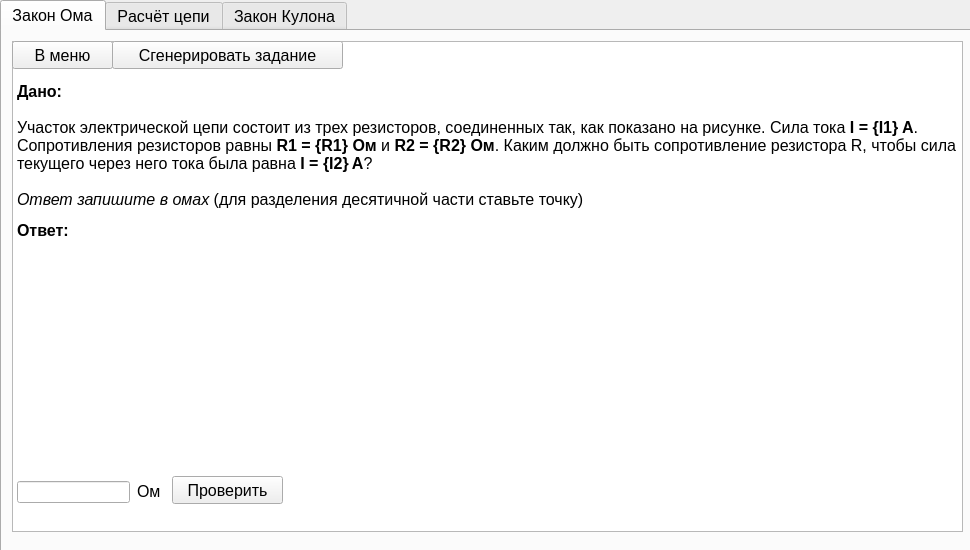
<?xml version="1.0" encoding="UTF-8"?>
<ui version="4.0">
 <class>MainWindow</class>
 <widget class="QMainWindow" name="MainWindow">
  <property name="geometry">
   <rect>
    <x>0</x>
    <y>0</y>
    <width>970</width>
    <height>550</height>
   </rect>
  </property>
  <property name="minimumSize">
   <size>
    <width>970</width>
    <height>550</height>
   </size>
  </property>
  <property name="maximumSize">
   <size>
    <width>970</width>
    <height>550</height>
   </size>
  </property>
  <property name="font">
   <font>
    <pointsize>10</pointsize>
   </font>
  </property>
  <property name="windowTitle">
   <string>Тренажёр знаний</string>
  </property>
  <property name="windowIcon">
   <iconset>
    <normaloff>../images/cap.png</normaloff>../images/cap.png</iconset>
  </property>
  <property name="styleSheet">
   <string notr="true">QLineEdit {
border-color: black;
border-width: 15px;
}

QToolButton {
background: transparent;
border-color: transparent;
}
</string>
  </property>
  <widget class="QWidget" name="centralwidget">
   <widget class="QTabWidget" name="tabWidget">
    <property name="geometry">
     <rect>
      <x>0</x>
      <y>0</y>
      <width>1051</width>
      <height>681</height>
     </rect>
    </property>
    <property name="font">
     <font>
      <pointsize>12</pointsize>
      <kerning>false</kerning>
     </font>
    </property>
    <property name="layoutDirection">
     <enum>Qt::LeftToRight</enum>
    </property>
    <property name="tabPosition">
     <enum>QTabWidget::North</enum>
    </property>
    <property name="currentIndex">
     <number>0</number>
    </property>
    <property name="usesScrollButtons">
     <bool>false</bool>
    </property>
    <widget class="QWidget" name="tab">
     <attribute name="title">
      <string>Закон Ома</string>
     </attribute>
     <widget class="QTextBrowser" name="exFirst_1">
      <property name="geometry">
       <rect>
        <x>10</x>
        <y>10</y>
        <width>951</width>
        <height>491</height>
       </rect>
      </property>
      <property name="html">
       <string>&lt;!DOCTYPE HTML PUBLIC &quot;-//W3C//DTD HTML 4.0//EN&quot; &quot;http://www.w3.org/TR/REC-html40/strict.dtd&quot;&gt;
&lt;html&gt;&lt;head&gt;&lt;meta name=&quot;qrichtext&quot; content=&quot;1&quot; /&gt;&lt;style type=&quot;text/css&quot;&gt;
p, li { white-space: pre-wrap; }
&lt;/style&gt;&lt;/head&gt;&lt;body style=&quot; font-family:'MS Shell Dlg 2'; font-size:7.8pt; font-weight:400; font-style:normal;&quot;&gt;
&lt;p style=&quot; margin-top:0px; margin-bottom:0px; margin-left:0px; margin-right:0px; -qt-block-indent:0; text-indent:0px;&quot;&gt;&lt;span style=&quot; font-size:12pt; font-weight:600;&quot;&gt;&lt;br /&gt;&lt;br /&gt;Дано:&lt;/span&gt;&lt;span style=&quot; font-size:12pt;&quot;&gt;&lt;br /&gt;&lt;br /&gt;Участок электрической цепи состоит из трех резисторов, соединенных так, как показано на рисунке. Сила тока &lt;/span&gt;&lt;span style=&quot; font-size:12pt; font-weight:600;&quot;&gt;I = {I1} A&lt;/span&gt;&lt;span style=&quot; font-size:12pt;&quot;&gt;. Cопротивления резисторов равны &lt;/span&gt;&lt;span style=&quot; font-size:12pt; font-weight:600;&quot;&gt;R1 = {R1} Ом&lt;/span&gt;&lt;span style=&quot; font-size:12pt;&quot;&gt; и &lt;/span&gt;&lt;span style=&quot; font-size:12pt; font-weight:600;&quot;&gt;R2 = {R2} Ом&lt;/span&gt;&lt;span style=&quot; font-size:12pt;&quot;&gt;. Каким должно быть сопротивление резистора R, чтобы сила текущего через него тока была равна &lt;/span&gt;&lt;span style=&quot; font-size:12pt; font-weight:600;&quot;&gt;I = {I2} А&lt;/span&gt;&lt;span style=&quot; font-size:12pt;&quot;&gt;? &lt;br /&gt;&lt;br /&gt;&lt;/span&gt;&lt;span style=&quot; font-size:12pt; font-style:italic;&quot;&gt;Ответ запишите в омах&lt;/span&gt;&lt;span style=&quot; font-size:12pt;&quot;&gt; (для разделения десятичной части ставьте точку)&lt;/span&gt;&lt;/p&gt;
&lt;p align=&quot;center&quot; style=&quot; margin-top:12px; margin-bottom:12px; margin-left:0px; margin-right:0px; -qt-block-indent:0; text-indent:0px;&quot;&gt;&lt;img src=&quot;images/lawom.png&quot; width=&quot;420&quot; height=&quot;200&quot; /&gt;&lt;/p&gt;
&lt;p style=&quot; margin-top:12px; margin-bottom:12px; margin-left:0px; margin-right:0px; -qt-block-indent:0; text-indent:0px;&quot;&gt;&lt;span style=&quot; font-size:12pt; font-weight:600;&quot;&gt;Ответ:&lt;/span&gt;&lt;/p&gt;&lt;/body&gt;&lt;/html&gt;</string>
      </property>
      <property name="textInteractionFlags">
       <set>Qt::NoTextInteraction</set>
      </property>
     </widget>
     <widget class="QPushButton" name="buttonMain">
      <property name="geometry">
       <rect>
        <x>10</x>
        <y>10</y>
        <width>101</width>
        <height>28</height>
       </rect>
      </property>
      <property name="font">
       <font>
        <pointsize>12</pointsize>
       </font>
      </property>
      <property name="text">
       <string>В меню</string>
      </property>
     </widget>
     <widget class="QLineEdit" name="line_1">
      <property name="geometry">
       <rect>
        <x>15</x>
        <y>450</y>
        <width>113</width>
        <height>22</height>
       </rect>
      </property>
      <property name="font">
       <font>
        <pointsize>12</pointsize>
       </font>
      </property>
      <property name="maxLength">
       <number>30</number>
      </property>
     </widget>
     <widget class="QLabel" name="label">
      <property name="geometry">
       <rect>
        <x>135</x>
        <y>450</y>
        <width>55</width>
        <height>21</height>
       </rect>
      </property>
      <property name="font">
       <font>
        <pointsize>12</pointsize>
       </font>
      </property>
      <property name="text">
       <string>Ом</string>
      </property>
     </widget>
     <widget class="QPushButton" name="buttonGenerate">
      <property name="geometry">
       <rect>
        <x>110</x>
        <y>10</y>
        <width>231</width>
        <height>28</height>
       </rect>
      </property>
      <property name="font">
       <font>
        <pointsize>12</pointsize>
       </font>
      </property>
      <property name="text">
       <string>Сгенерировать задание</string>
      </property>
     </widget>
     <widget class="QPushButton" name="buttonSubmit_1">
      <property name="geometry">
       <rect>
        <x>170</x>
        <y>445</y>
        <width>111</width>
        <height>28</height>
       </rect>
      </property>
      <property name="font">
       <font>
        <pointsize>12</pointsize>
       </font>
      </property>
      <property name="text">
       <string>Проверить</string>
      </property>
     </widget>
     <widget class="QLabel" name="result_1">
      <property name="geometry">
       <rect>
        <x>340</x>
        <y>440</y>
        <width>451</width>
        <height>31</height>
       </rect>
      </property>
      <property name="font">
       <font>
        <pointsize>16</pointsize>
       </font>
      </property>
      <property name="text">
       <string/>
      </property>
     </widget>
    </widget>
    <widget class="QWidget" name="tab_2">
     <attribute name="title">
      <string>Расчёт цепи</string>
     </attribute>
     <widget class="QTextBrowser" name="exFirst_2">
      <property name="geometry">
       <rect>
        <x>10</x>
        <y>10</y>
        <width>951</width>
        <height>491</height>
       </rect>
      </property>
      <property name="html">
       <string>&lt;!DOCTYPE HTML PUBLIC &quot;-//W3C//DTD HTML 4.0//EN&quot; &quot;http://www.w3.org/TR/REC-html40/strict.dtd&quot;&gt;
&lt;html&gt;&lt;head&gt;&lt;meta name=&quot;qrichtext&quot; content=&quot;1&quot; /&gt;&lt;style type=&quot;text/css&quot;&gt;
p, li { white-space: pre-wrap; }
&lt;/style&gt;&lt;/head&gt;&lt;body style=&quot; font-family:'MS Shell Dlg 2'; font-size:7.8pt; font-weight:400; font-style:normal;&quot;&gt;
&lt;p style=&quot; margin-top:0px; margin-bottom:0px; margin-left:0px; margin-right:0px; -qt-block-indent:0; text-indent:0px;&quot;&gt;&lt;span style=&quot; font-size:12pt; font-weight:600;&quot;&gt;&lt;br /&gt;&lt;br /&gt;Дано:&lt;/span&gt;&lt;span style=&quot; font-size:12pt;&quot;&gt;&lt;br /&gt;&lt;br /&gt;Участок электрической цепи состоит из трех резисторов, соединенных так, как показано на рисунке. Сила тока &lt;/span&gt;&lt;span style=&quot; font-size:12pt; font-weight:600;&quot;&gt;I = {I1} A&lt;/span&gt;&lt;span style=&quot; font-size:12pt;&quot;&gt;. Cопротивления резисторов равны &lt;/span&gt;&lt;span style=&quot; font-size:12pt; font-weight:600;&quot;&gt;R1 = {R1} Ом&lt;/span&gt;&lt;span style=&quot; font-size:12pt;&quot;&gt; и &lt;/span&gt;&lt;span style=&quot; font-size:12pt; font-weight:600;&quot;&gt;R2 = {R2} Ом&lt;/span&gt;&lt;span style=&quot; font-size:12pt;&quot;&gt;. Каким должно быть сопротивление резистора R, чтобы сила текущего через него тока была равна &lt;/span&gt;&lt;span style=&quot; font-size:12pt; font-weight:600;&quot;&gt;I = {I2} А&lt;/span&gt;&lt;span style=&quot; font-size:12pt;&quot;&gt;? &lt;br /&gt;&lt;br /&gt;&lt;/span&gt;&lt;span style=&quot; font-size:12pt; font-style:italic;&quot;&gt;Ответ запишите в омах&lt;/span&gt;&lt;span style=&quot; font-size:12pt;&quot;&gt; (для разделения десятичной части ставьте точку)&lt;/span&gt;&lt;/p&gt;
&lt;p align=&quot;center&quot; style=&quot; margin-top:12px; margin-bottom:12px; margin-left:0px; margin-right:0px; -qt-block-indent:0; text-indent:0px;&quot;&gt;&lt;img src=&quot;images/lawom.png&quot; width=&quot;420&quot; height=&quot;200&quot; /&gt;&lt;/p&gt;
&lt;p style=&quot; margin-top:12px; margin-bottom:12px; margin-left:0px; margin-right:0px; -qt-block-indent:0; text-indent:0px;&quot;&gt;&lt;span style=&quot; font-size:12pt; font-weight:600;&quot;&gt;Ответ:&lt;/span&gt;&lt;/p&gt;&lt;/body&gt;&lt;/html&gt;</string>
      </property>
      <property name="textInteractionFlags">
       <set>Qt::NoTextInteraction</set>
      </property>
     </widget>
     <widget class="QPushButton" name="buttonMain_2">
      <property name="geometry">
       <rect>
        <x>10</x>
        <y>10</y>
        <width>101</width>
        <height>28</height>
       </rect>
      </property>
      <property name="font">
       <font>
        <pointsize>12</pointsize>
       </font>
      </property>
      <property name="text">
       <string>В меню</string>
      </property>
     </widget>
     <widget class="QPushButton" name="buttonGenerate_2">
      <property name="geometry">
       <rect>
        <x>110</x>
        <y>10</y>
        <width>231</width>
        <height>28</height>
       </rect>
      </property>
      <property name="font">
       <font>
        <pointsize>12</pointsize>
       </font>
      </property>
      <property name="text">
       <string>Сгенерировать задание</string>
      </property>
     </widget>
     <widget class="QLineEdit" name="line_2">
      <property name="geometry">
       <rect>
        <x>15</x>
        <y>450</y>
        <width>113</width>
        <height>22</height>
       </rect>
      </property>
      <property name="font">
       <font>
        <pointsize>12</pointsize>
       </font>
      </property>
      <property name="maxLength">
       <number>30</number>
      </property>
     </widget>
     <widget class="QLabel" name="label_2">
      <property name="geometry">
       <rect>
        <x>135</x>
        <y>450</y>
        <width>55</width>
        <height>21</height>
       </rect>
      </property>
      <property name="font">
       <font>
        <pointsize>12</pointsize>
       </font>
      </property>
      <property name="text">
       <string>Ом</string>
      </property>
     </widget>
     <widget class="QPushButton" name="buttonSubmit_2">
      <property name="geometry">
       <rect>
        <x>170</x>
        <y>445</y>
        <width>111</width>
        <height>28</height>
       </rect>
      </property>
      <property name="font">
       <font>
        <pointsize>12</pointsize>
       </font>
      </property>
      <property name="text">
       <string>Проверить</string>
      </property>
     </widget>
     <widget class="QLabel" name="result_2">
      <property name="geometry">
       <rect>
        <x>340</x>
        <y>440</y>
        <width>451</width>
        <height>31</height>
       </rect>
      </property>
      <property name="font">
       <font>
        <pointsize>16</pointsize>
       </font>
      </property>
      <property name="text">
       <string/>
      </property>
     </widget>
    </widget>
    <widget class="QWidget" name="tab_6">
     <attribute name="title">
      <string>Закон Кулона</string>
     </attribute>
     <widget class="QTextBrowser" name="exFirst_3">
      <property name="geometry">
       <rect>
        <x>10</x>
        <y>10</y>
        <width>951</width>
        <height>491</height>
       </rect>
      </property>
      <property name="html">
       <string>&lt;!DOCTYPE HTML PUBLIC &quot;-//W3C//DTD HTML 4.0//EN&quot; &quot;http://www.w3.org/TR/REC-html40/strict.dtd&quot;&gt;
&lt;html&gt;&lt;head&gt;&lt;meta name=&quot;qrichtext&quot; content=&quot;1&quot; /&gt;&lt;style type=&quot;text/css&quot;&gt;
p, li { white-space: pre-wrap; }
&lt;/style&gt;&lt;/head&gt;&lt;body style=&quot; font-family:'MS Shell Dlg 2'; font-size:7.8pt; font-weight:400; font-style:normal;&quot;&gt;
&lt;p style=&quot; margin-top:0px; margin-bottom:0px; margin-left:0px; margin-right:0px; -qt-block-indent:0; text-indent:0px;&quot;&gt;&lt;span style=&quot; font-size:12pt; font-weight:600;&quot;&gt;&lt;br /&gt;&lt;br /&gt;Дано:&lt;/span&gt;&lt;span style=&quot; font-size:12pt;&quot;&gt;&lt;br /&gt;&lt;br /&gt;Между двумя точечными заряженными телами сила электрического взаимодействия равна &lt;/span&gt;&lt;span style=&quot; font-size:12pt; font-weight:600;&quot;&gt;{E1}&lt;/span&gt;&lt;span style=&quot; font-size:12pt;&quot;&gt; мН. Если заряд одного тела увеличить в &lt;/span&gt;&lt;span style=&quot; font-size:12pt; font-weight:600;&quot;&gt;{E2}&lt;/span&gt;&lt;span style=&quot; font-size:12pt;&quot;&gt; раза, а заряд другого тела уменьшить в &lt;/span&gt;&lt;span style=&quot; font-size:12pt; font-weight:600;&quot;&gt;{E3}&lt;/span&gt;&lt;span style=&quot; font-size:12pt;&quot;&gt; раза и расстояние между телами уменьшить в &lt;/span&gt;&lt;span style=&quot; font-size:12pt; font-weight:600;&quot;&gt;{E4}&lt;/span&gt;&lt;span style=&quot; font-size:12pt;&quot;&gt; раза, то какова будет сила взаимодействия между телами?&lt;/span&gt;&lt;/p&gt;
&lt;p style=&quot; margin-top:0px; margin-bottom:0px; margin-left:0px; margin-right:0px; -qt-block-indent:0; text-indent:0px;&quot;&gt;&lt;span style=&quot; font-size:12pt;&quot;&gt;&lt;br /&gt;&lt;/span&gt;&lt;span style=&quot; font-size:12pt; font-style:italic;&quot;&gt;Ответ запишите в мН&lt;/span&gt;&lt;span style=&quot; font-size:12pt;&quot;&gt; (для разделения десятичной части ставьте точку)&lt;/span&gt;&lt;/p&gt;
&lt;p align=&quot;center&quot; style=&quot;-qt-paragraph-type:empty; margin-top:12px; margin-bottom:12px; margin-left:0px; margin-right:0px; -qt-block-indent:0; text-indent:0px; font-size:12pt;&quot;&gt;&lt;br /&gt;&lt;/p&gt;
&lt;p style=&quot; margin-top:12px; margin-bottom:12px; margin-left:0px; margin-right:0px; -qt-block-indent:0; text-indent:0px;&quot;&gt;&lt;span style=&quot; font-size:12pt; font-weight:600;&quot;&gt;Ответ:&lt;/span&gt;&lt;/p&gt;&lt;/body&gt;&lt;/html&gt;</string>
      </property>
      <property name="textInteractionFlags">
       <set>Qt::NoTextInteraction</set>
      </property>
     </widget>
     <widget class="QPushButton" name="buttonMain_3">
      <property name="geometry">
       <rect>
        <x>10</x>
        <y>10</y>
        <width>101</width>
        <height>28</height>
       </rect>
      </property>
      <property name="font">
       <font>
        <pointsize>12</pointsize>
       </font>
      </property>
      <property name="text">
       <string>В меню</string>
      </property>
     </widget>
     <widget class="QPushButton" name="buttonGenerate_3">
      <property name="geometry">
       <rect>
        <x>110</x>
        <y>10</y>
        <width>231</width>
        <height>28</height>
       </rect>
      </property>
      <property name="font">
       <font>
        <pointsize>12</pointsize>
       </font>
      </property>
      <property name="text">
       <string>Сгенерировать задание</string>
      </property>
     </widget>
     <widget class="QLineEdit" name="line_3">
      <property name="geometry">
       <rect>
        <x>15</x>
        <y>270</y>
        <width>113</width>
        <height>22</height>
       </rect>
      </property>
      <property name="font">
       <font>
        <pointsize>12</pointsize>
       </font>
      </property>
      <property name="maxLength">
       <number>30</number>
      </property>
     </widget>
     <widget class="QLabel" name="label_3">
      <property name="geometry">
       <rect>
        <x>140</x>
        <y>270</y>
        <width>55</width>
        <height>21</height>
       </rect>
      </property>
      <property name="font">
       <font>
        <pointsize>12</pointsize>
       </font>
      </property>
      <property name="text">
       <string>мН</string>
      </property>
     </widget>
     <widget class="QPushButton" name="buttonSubmit_3">
      <property name="geometry">
       <rect>
        <x>190</x>
        <y>265</y>
        <width>111</width>
        <height>28</height>
       </rect>
      </property>
      <property name="font">
       <font>
        <pointsize>12</pointsize>
       </font>
      </property>
      <property name="text">
       <string>Проверить</string>
      </property>
     </widget>
     <widget class="QLabel" name="result_3">
      <property name="geometry">
       <rect>
        <x>330</x>
        <y>260</y>
        <width>451</width>
        <height>31</height>
       </rect>
      </property>
      <property name="font">
       <font>
        <pointsize>16</pointsize>
       </font>
      </property>
      <property name="text">
       <string/>
      </property>
     </widget>
    </widget>
   </widget>
  </widget>
 </widget>
 <resources/>
 <connections/>
</ui>
